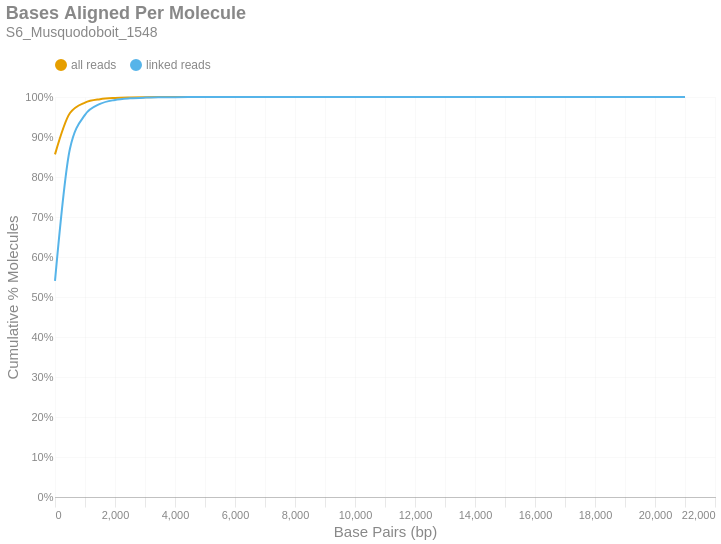

The notebook cell this image was saved under:
### Markdown cell above
### Bases Aligned Per Molecule
This is a cumulative frequency distribution showing the number of base pairs aligned per unique molecule. These data are shown in 500 bp bins. There are two distributions: one with `all reads` (yellow) and another with only `linked reads` (blue). The percent of molecules in the `linked reads` distribution is relative to the total number of linked molecules.

### Code cell
if SKIPLR:
    print_html(f"Skipped")
else:
    binned_df = consolidated_hist(valids['aligned_bp'], mask, 500, True)
    with SafeRender(binned_df):
        (
            density_plot(binned_df, 'Bases Aligned Per Molecule', samplename, 'basesper')
            .encode(
                x=alt.X('bin:Q', title="Base Pairs (bp)").axis(tickMinStep=500).scale(padding=0),
                y=alt.Y('value:Q', title='Cumulative % Molecules')
                    .axis(format='%')
                    .scale(domain = [0,1])
                    .stack(False),
                color=alt.Color("key:N").scale(domain = ["all reads", "linked reads"]),
                tooltip = [
                    alt.Tooltip("key:N", title = "Data Type"),
                    alt.Tooltip("range_label:N", title="Bases Aligned Per Molecule"),
                    alt.Tooltip("value:Q", format = ".2%", title="% Molecules (Cum.)")
                ]
            )
        ).display()

### Figure 1 — Vega-Lite specification as saved in the notebook (floating-point values rounded to 4 significant figures)
{"width": "container", "height": 400, "config": {"title": {"anchor": "start", "dy": -15, "fontSize": 18, "color": "#888888", "subtitleColor": "#888888", "subtitleFontSize": 14}, "arc": {"fill": "#0072B2"}, "axis": {"domainColor": "#888888", "domainWidth": 0.5, "gridWidth": 0.2, "grid": false, "titleFontWeight": 400, "titleFontSize": 15, "labelFontSize": 11, "labelColor": "#888888", "tickColor": "#888888", "tickWidth": 0.2, "titleColor": "#888888"}, "axisBand": {"grid": false}, "axisX": {"grid": true, "tickSize": 10, "domainCap": "round"}, "axisY": {"domain": false, "grid": true, "tickSize": 0, "domainCap": "round"}, "background": "transparent", "header": {"labelFontSize": 15, "labelColor": "#888888", "titleFontSize": 15, "titleFontWeight": 600, "titleColor": "#888888"}, "legend": {"labelFont": "sans-serif", "labelFontSize": 12, "labelColor": "#888888", "symbolSize": 100, "symbolType": "circle", "titleFontSize": 12, "titlePadding": 10, "titleColor": "#888888", "title": null, "orient": "top"}, "range": {"category": ["#E69F00", "#56B4E9", "#009E73", "#F0E442", "#0072B2", "#D55E00", "#CC79A7", "#000000"], "diverging": ["#cfe8f3", "#a2d4ec", "#73bfe2", "#46abdb", "#1696d2", "#12719e"]}, "area": {"fill": "#0072B2", "fillOpacity": 0.7, "line": true, "strokeOpacity": 0.7}, "line": {"color": "#0072B2", "stroke": "#0072B2", "strokeWidth": 2}, "trail": {"color": "#0072B2", "stroke": "#0072B2", "strokeWidth": 0, "size": 1}, "point": {"filled": true, "fillOpacity": 1.0, "size": 95}, "text": {"color": "#888888", "fontSize": 11, "align": "right", "fontWeight": 400, "size": 11}, "bar": {"fill": "#0072B2", "stroke": null}, "view": {"stroke": null, "continuousWidth": 660, "continuousHeight": 400}}, "data": {"name": "data-ceee4b3534c6aadc810cb9cb0d69d837"}, "mark": {"type": "line", "interpolate": "monotone", "point": {"opacity": 0, "size": 275}}, "encoding": {"color": {"field": "key", "scale": {"domain": ["all reads", "linked reads"]}, "type": "nominal"}, "tooltip": [{"field": "key", "title": "Data Type", "type": "nominal"}, {"field": "range_label", "title": "Bases Aligned Per Molecule", "type": "nominal"}, {"field": "value", "format": ".2%", "title": "% Molecules (Cum.)", "type": "quantitative"}], "x": {"axis": {"tickMinStep": 500}, "field": "bin", "scale": {"padding": 0}, "title": "Base Pairs (bp)", "type": "quantitative"}, "y": {"axis": {"format": "%"}, "field": "value", "scale": {"domain": [0, 1]}, "stack": false, "title": "Cumulative % Molecules", "type": "quantitative"}}, "params": [{"name": "param_c36ac31b6afebe62", "select": {"type": "point", "fields": ["key"]}, "bind": "legend"}], "title": {"text": "Bases Aligned Per Molecule", "subtitle": "S6_Musquodoboit_1548"}, "transform": [{"fold": ["all reads (cumsum)", "linked reads (cumsum)"]}, {"calculate": "replace(datum.key, ' (cumsum)', '')", "as": "key"}, {"filter": {"param": "param_c36ac31b6afebe62"}}], "usermeta": {"embedOptions": {"downloadFileName": "S6_Musquodoboit_1548.basesper"}}, "$schema": "https://vega.github.io/schema/vega-lite/v6.1.0.json", "datasets": {"data-ceee4b3534c6aadc810cb9cb0d69d837": [{"bin": "0.0", "interval": "0.0-500.0", "all reads": 0.8565, "linked reads": 0.5403, "all reads (cumsum)": 0.8565, "linked reads (cumsum)": 0.5403, "range_label": "0-499"}, {"bin": "500.0", "interval": "500.0-1000.0", "all reads": 0.1034, "linked reads": 0.331, "all reads (cumsum)": 0.9599, "linked reads (cumsum)": 0.8714, "range_label": "500-999"}, {"bin": "1000.0", "interval": "1000.0-1500.0", "all reads": 0.02615, "linked reads": 0.08397, "all reads (cumsum)": 0.9861, "linked reads (cumsum)": 0.9553, "range_label": "1000-1499"}, {"bin": "1500.0", "interval": "1500.0-2000.0", "all reads": 0.008495, "linked reads": 0.02729, "all reads (cumsum)": 0.9946, "linked reads (cumsum)": 0.9826, "range_label": "1500-1999"}, {"bin": "2000.0", "interval": "2000.0-2500.0", "all reads": 0.003121, "linked reads": 0.01003, "all reads (cumsum)": 0.9977, "linked reads (cumsum)": 0.9926, "range_label": "2000-2499"}, {"bin": "2500.0", "interval": "2500.0-3000.0", "all reads": 0.001263, "linked reads": 0.004056, "all reads (cumsum)": 0.999, "linked reads (cumsum)": 0.9967, "range_label": "2500-2999"}, {"bin": "3000.0", "interval": "3000.0-3500.0", "all reads": 0.000561, "linked reads": 0.001802, "all reads (cumsum)": 0.9995, "linked reads (cumsum)": 0.9985, "range_label": "3000-3499"}, {"bin": "3500.0", "interval": "3500.0-4000.0", "all reads": 0.0002446, "linked reads": 0.0007856, "all reads (cumsum)": 0.9998, "linked reads (cumsum)": 0.9993, "range_label": "3500-3999"}, {"bin": "4000.0", "interval": "4000.0-4500.0", "all reads": 0.000113, "linked reads": 0.0003631, "all reads (cumsum)": 0.9999, "linked reads (cumsum)": 0.9996, "range_label": "4000-4499"}, {"bin": "4500.0", "interval": "4500.0-5000.0", "all reads": 5.39e-05, "linked reads": 0.0001731, "all reads (cumsum)": 0.9999, "linked reads (cumsum)": 0.9998, "range_label": "4500-4999"}, {"bin": "5000.0", "interval": "5000.0-5500.0", "all reads": 2.836e-05, "linked reads": 9.109e-05, "all reads (cumsum)": 1.0, "linked reads (cumsum)": 0.9999, "range_label": "5000-5499"}, {"bin": "5500.0", "interval": "5500.0-6000.0", "all reads": 1.448e-05, "linked reads": 4.651e-05, "all reads (cumsum)": 1.0, "linked reads (cumsum)": 0.9999, "range_label": "5500-5999"}, {"bin": "6000.0", "interval": "6000.0-6500.0", "all reads": 6.637e-06, "linked reads": 2.132e-05, "all reads (cumsum)": 1.0, "linked reads (cumsum)": 1.0, "range_label": "6000-6499"}, {"bin": "6500.0", "interval": "6500.0-7000.0", "all reads": 5.229e-06, "linked reads": 1.68e-05, "all reads (cumsum)": 1.0, "linked reads (cumsum)": 1.0, "range_label": "6500-6999"}, {"bin": "7000.0", "interval": "7000.0-7500.0", "all reads": 2.615e-06, "linked reads": 8.398e-06, "all reads (cumsum)": 1.0, "linked reads (cumsum)": 1.0, "range_label": "7000-7499"}, {"bin": "7500.0", "interval": "7500.0-8000.0", "all reads": 6.034e-07, "linked reads": 1.938e-06, "all reads (cumsum)": 1.0, "linked reads (cumsum)": 1.0, "range_label": "7500-7999"}, {"bin": "8000.0", "interval": "8000.0-8500.0", "all reads": 8.045e-07, "linked reads": 2.584e-06, "all reads (cumsum)": 1.0, "linked reads (cumsum)": 1.0, "range_label": "8000-8499"}, {"bin": "8500.0", "interval": "8500.0-9000.0", "all reads": 2.011e-07, "linked reads": 6.46e-07, "all reads (cumsum)": 1.0, "linked reads (cumsum)": 1.0, "range_label": "8500-8999"}, {"bin": "9000.0", "interval": "9000.0-9500.0", "all reads": 0.0, "linked reads": 0.0, "all reads (cumsum)": 1.0, "linked reads (cumsum)": 1.0, "range_label": "9000-9499"}, {"bin": "9500.0", "interval": "9500.0-10000.0", "all reads": 2.011e-07, "linked reads": 6.46e-07, "all reads (cumsum)": 1.0, "linked reads (cumsum)": 1.0, "range_label": "9500-9999"}, {"bin": "10000.0", "interval": "10000.0-10500.0", "all reads": 0.0, "linked reads": 0.0, "all reads (cumsum)": 1.0, "linked reads (cumsum)": 1.0, "range_label": "10000-10499"}, {"bin": "10500.0", "interval": "10500.0-11000.0", "all reads": 2.011e-07, "linked reads": 6.46e-07, "all reads (cumsum)": 1.0, "linked reads (cumsum)": 1.0, "range_label": "10500-10999"}, {"bin": "11000.0", "interval": "11000.0-11500.0", "all reads": 0.0, "linked reads": 0.0, "all reads (cumsum)": 1.0, "linked reads (cumsum)": 1.0, "range_label": "11000-11499"}, {"bin": "11500.0", "interval": "11500.0-12000.0", "all reads": 0.0, "linked reads": 0.0, "all reads (cumsum)": 1.0, "linked reads (cumsum)": 1.0, "range_label": "11500-11999"}, {"bin": "12000.0", "interval": "12000.0-12500.0", "all reads": 0.0, "linked reads": 0.0, "all reads (cumsum)": 1.0, "linked reads (cumsum)": 1.0, "range_label": "12000-12499"}, {"bin": "12500.0", "interval": "12500.0-13000.0", "all reads": 0.0, "linked reads": 0.0, "all reads (cumsum)": 1.0, "linked reads (cumsum)": 1.0, "range_label": "12500-12999"}, {"bin": "13000.0", "interval": "13000.0-13500.0", "all reads": 2.011e-07, "linked reads": 6.46e-07, "all reads (cumsum)": 1.0, "linked reads (cumsum)": 1.0, "range_label": "13000-13499"}, {"bin": "13500.0", "interval": "13500.0-14000.0", "all reads": 0.0, "linked reads": 0.0, "all reads (cumsum)": 1.0, "linked reads (cumsum)": 1.0, "range_label": "13500-13999"}, {"bin": "14000.0", "interval": "14000.0-14500.0", "all reads": 0.0, "linked reads": 0.0, "all reads (cumsum)": 1.0, "linked reads (cumsum)": 1.0, "range_label": "14000-14499"}, {"bin": "14500.0", "interval": "14500.0-15000.0", "all reads": 0.0, "linked reads": 0.0, "all reads (cumsum)": 1.0, "linked reads (cumsum)": 1.0, "range_label": "14500-14999"}, {"bin": "15000.0", "interval": "15000.0-15500.0", "all reads": 0.0, "linked reads": 0.0, "all reads (cumsum)": 1.0, "linked reads (cumsum)": 1.0, "range_label": "15000-15499"}, {"bin": "15500.0", "interval": "15500.0-16000.0", "all reads": 0.0, "linked reads": 0.0, "all reads (cumsum)": 1.0, "linked reads (cumsum)": 1.0, "range_label": "15500-15999"}, {"bin": "16000.0", "interval": "16000.0-16500.0", "all reads": 0.0, "linked reads": 0.0, "all reads (cumsum)": 1.0, "linked reads (cumsum)": 1.0, "range_label": "16000-16499"}, {"bin": "16500.0", "interval": "16500.0-17000.0", "all reads": 0.0, "linked reads": 0.0, "all reads (cumsum)": 1.0, "linked reads (cumsum)": 1.0, "range_label": "16500-16999"}, {"bin": "17000.0", "interval": "17000.0-17500.0", "all reads": 0.0, "linked reads": 0.0, "all reads (cumsum)": 1.0, "linked reads (cumsum)": 1.0, "range_label": "17000-17499"}, {"bin": "17500.0", "interval": "17500.0-18000.0", "all reads": 0.0, "linked reads": 0.0, "all reads (cumsum)": 1.0, "linked reads (cumsum)": 1.0, "range_label": "17500-17999"}, {"bin": "18000.0", "interval": "18000.0-18500.0", "all reads": 0.0, "linked reads": 0.0, "all reads (cumsum)": 1.0, "linked reads (cumsum)": 1.0, "range_label": "18000-18499"}, {"bin": "18500.0", "interval": "18500.0-19000.0", "all reads": 0.0, "linked reads": 0.0, "all reads (cumsum)": 1.0, "linked reads (cumsum)": 1.0, "range_label": "18500-18999"}, {"bin": "19000.0", "interval": "19000.0-19500.0", "all reads": 0.0, "linked reads": 0.0, "all reads (cumsum)": 1.0, "linked reads (cumsum)": 1.0, "range_label": "19000-19499"}, {"bin": "19500.0", "interval": "19500.0-20000.0", "all reads": 0.0, "linked reads": 0.0, "all reads (cumsum)": 1.0, "linked reads (cumsum)": 1.0, "range_label": "19500-19999"}, {"bin": "20000.0", "interval": "20000.0-20500.0", "all reads": 0.0, "linked reads": 0.0, "all reads (cumsum)": 1.0, "linked reads (cumsum)": 1.0, "range_label": "20000-20499"}, {"bin": "20500.0", "interval": "20500.0-21000.0", "all reads": 0.0, "linked reads": 0.0, "all reads (cumsum)": 1.0, "linked reads (cumsum)": 1.0, "range_label": "20500-20999"}, {"bin": "21000.0", "interval": "21000.0-21500.0", "all reads": 2.011e-07, "linked reads": 6.46e-07, "all reads (cumsum)": 1.0, "linked reads (cumsum)": 1.0, "range_label": "21000-21499"}]}}
